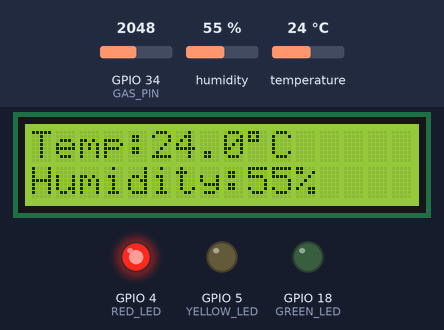
The sketch below on a simulated ESP32. Shown: 16×2 character LCD, output pins drawn as LEDs (lit = HIGH). Dashed ring = blinking. The test bench sets the inputs (shaded band); at power-on: GPIO 34 (GAS_PIN) = 2048, humidity 55 %, temperature 24 °C (analog values on the 0–4095 scale). What the sketch prints to the serial monitor is not drawn.

Above: at 3.2 s.
3.3 s: GPIO 34 (GAS_PIN) set to 1950
At 6.2 s:
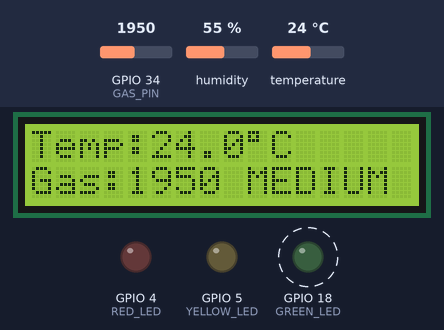
9.5 s: GPIO 34 (GAS_PIN) set to 1037
At 10.0 s:
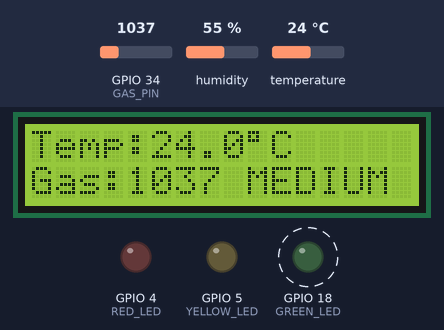
12.2 s: GPIO 34 (GAS_PIN) set to 931
At 14.7 s:
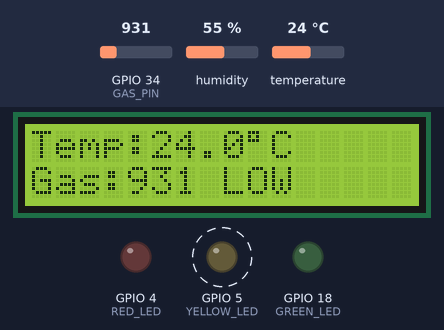
18.4 s: humidity set to 22 %
At 20.1 s:
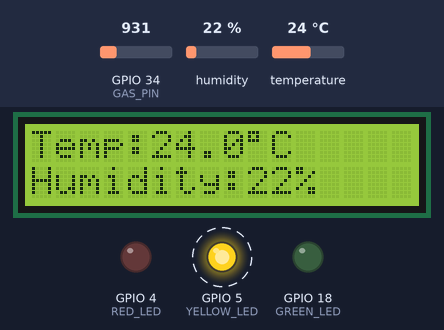
21.8 s: temperature set to 12 °C
At 24.3 s:
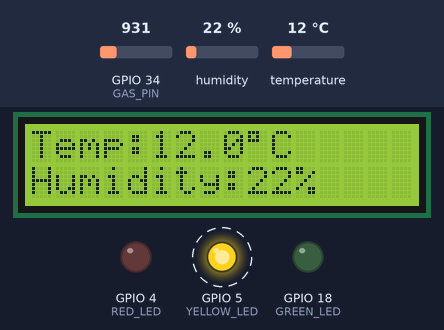
26.0 s: humidity set to 40 %
At 28.2 s:
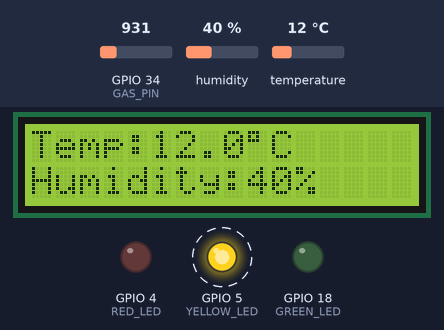
Timing chart, 0 to 31.3 s (numbered marks = the images above; inputs shaded):
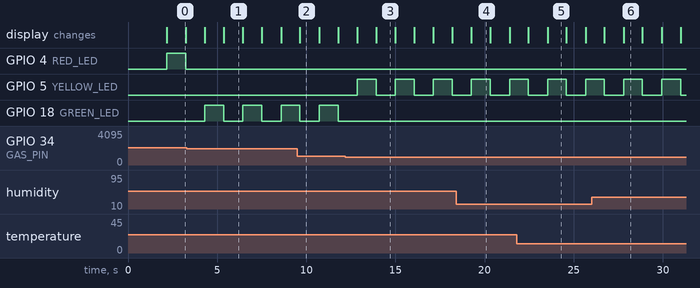

Measured:
- the behaviour switches between 2000 and 1999 on GPIO 34 (GAS_PIN) (found by bisection; images 0 and 1)
- the behaviour switches between 1000 and 999 on GPIO 34 (GAS_PIN) (found by bisection; images 2 and 3)
- after the input at 3.3 s, GPIO 4 (RED_LED): stops changing and stays LOW; GPIO 18 (GREEN_LED): alternates HIGH for 1.1 s and LOW for 1.1 s, starting after 1.0 s; the display: first differs from a run without the input after 2.1 s (image 1)
- after the input at 9.5 s, the display: changes after 0.15 s (image 2)
- after the input at 12.2 s, GPIO 5 (YELLOW_LED): alternates HIGH for 1.1 s and LOW for 1.1 s, starting after 0.67 s; GPIO 18 (GREEN_LED): stops changing and stays LOW; the display: first differs from a run without the input after 1.7 s (image 3)
- after the input at 18.4 s, the display: changes after 0.87 s (image 4)
- after the input at 21.8 s, the display: first differs from a run without the input after 1.7 s (image 5)
- after the input at 26.0 s, the display: first differs from a run without the input after 1.8 s (image 6)

The sketch:

ESP32_DHT11_MQ7_Monitor.ino
```cpp
#include <Wire.h>
#include <LiquidCrystal_I2C.h>
#include <DHT.h>

// DHT11 configuration
#define DHTPIN 27
#define DHTTYPE DHT11

// Gas sensor analog pin
#define GAS_PIN 34

// LED pins
#define RED_LED 4
#define YELLOW_LED 5
#define GREEN_LED 18

// Gas thresholds (example values)
#define LOW_LIMIT 1000
#define MEDIUM_LIMIT 2000

// LCD configuration
LiquidCrystal_I2C lcd(0x27, 16, 2);
DHT dht(DHTPIN, DHTTYPE);

unsigned long previousMillis = 0;
const unsigned long blinkInterval = 500;
bool ledState = false;

void setup()
{
  Serial.begin(115200);

  // Initialize I2C LCD on GPIO 21 and GPIO 22
  Wire.begin(21, 22);
  lcd.init();
  lcd.backlight();
  lcd.clear();

  // Initialize DHT11
  dht.begin();

  // Initialize LEDs
  pinMode(RED_LED, OUTPUT);
  pinMode(YELLOW_LED, OUTPUT);
  pinMode(GREEN_LED, OUTPUT);

  digitalWrite(RED_LED, LOW);
  digitalWrite(YELLOW_LED, LOW);
  digitalWrite(GREEN_LED, LOW);

  analogReadResolution(12);

  lcd.setCursor(0, 0);
  lcd.print("ESP32 Monitoring");
  lcd.setCursor(0, 1);
  lcd.print("Starting...");
  delay(2000);
  lcd.clear();
}

void loop()
{
  float temperature = dht.readTemperature();
  float humidity = dht.readHumidity();
  int gasValue = analogRead(GAS_PIN);

  // Determine gas level
  const char* gasLevel;

  if (gasValue < LOW_LIMIT)
    gasLevel = "LOW";
  else if (gasValue < MEDIUM_LIMIT)
    gasLevel = "MEDIUM";
  else
    gasLevel = "HIGH";

  // LCD row 1: Temperature
  lcd.setCursor(0, 0);
  lcd.print("                ");
  lcd.setCursor(0, 0);

  if (isnan(temperature))
  {
    lcd.print("Temp: Error");
  }
  else
  {
    lcd.print("Temp:");
    lcd.print(temperature, 1);
    lcd.print((char)223);
    lcd.print("C");
  }

  // LCD row 2: Humidity and gas
  // A 16x2 LCD cannot display all three readings clearly
  // on two rows at once, so alternate the second row.
  static bool showHumidity = true;

  lcd.setCursor(0, 1);
  lcd.print("                ");
  lcd.setCursor(0, 1);

  if (showHumidity)
  {
    if (isnan(humidity))
      lcd.print("Humidity: Error");
    else
    {
      lcd.print("Humidity:");
      lcd.print(humidity, 0);
      lcd.print("%");
    }
  }
  else
  {
    lcd.print("Gas:");
    lcd.print(gasValue);
    lcd.print(" ");
    lcd.print(gasLevel);
  }

  showHumidity = !showHumidity;

  // Serial Monitor output
  Serial.println("--------------------");

  Serial.print("Temperature: ");
  if (isnan(temperature))
    Serial.println("Read Error");
  else
  {
    Serial.print(temperature);
    Serial.println(" C");
  }

  Serial.print("Humidity: ");
  if (isnan(humidity))
    Serial.println("Read Error");
  else
  {
    Serial.print(humidity);
    Serial.println(" %");
  }

  Serial.print("Gas Value: ");
  Serial.println(gasValue);

  Serial.print("Gas Level: ");
  Serial.println(gasLevel);

  // LED blinking
  unsigned long currentMillis = millis();

  if (currentMillis - previousMillis >= blinkInterval)
  {
    previousMillis = currentMillis;
    ledState = !ledState;
  }

  digitalWrite(YELLOW_LED,
    (gasValue < LOW_LIMIT && ledState) ? HIGH : LOW);

  digitalWrite(GREEN_LED,
    (gasValue >= LOW_LIMIT &&
     gasValue < MEDIUM_LIMIT && ledState) ? HIGH : LOW);

  digitalWrite(RED_LED,
    (gasValue >= MEDIUM_LIMIT && ledState) ? HIGH : LOW);

  delay(1000);
}
```
